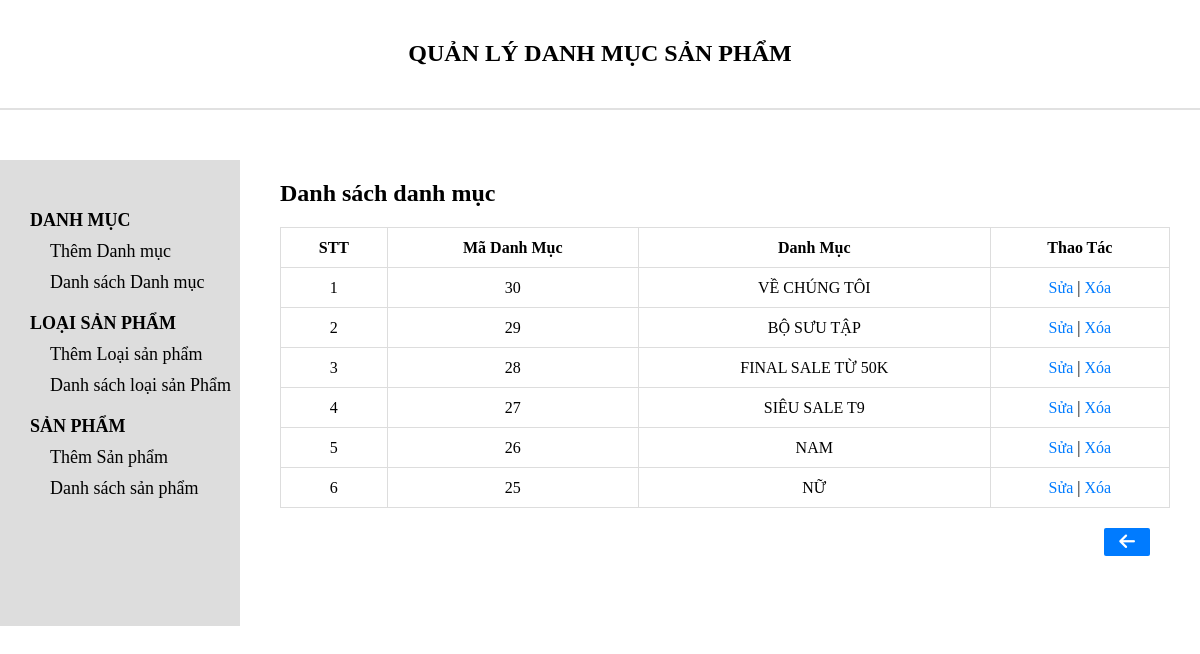
Screenshot of /admin/categorylist.php (signed in) with the database file from the repository.
### tables this page shows
CREATE TABLE `tbl_category` (
  `category_id` int(11) NOT NULL,
  `category_name` varchar(255) NOT NULL
);

### admin/database.php (called while the page is built, shortened)
<?php
class Database{
    public $host = DB_HOST;
    public $user = DB_USER;
    public $pass = DB_PASS;
    public $dbname = DB_NAME;
    public $link;
private function connectDB(){
    $this->link = new mysqli($this->host, $this->user, $this->pass, $this->dbname);
}
public function select($query) {
    $result = $this->link->query($query);
    if ($result->num_rows > 0) {
        return $result;
    } else {
        return false;
    }
}
}
?>

### admin/class/category_class.php (called while the page is built, shortened)
<?php
include_once "database.php";
?>
<?php
    class category {
        private $db;
        public function __construct() {
            $this->db = new Database();
        }
        public function show_category(){
            $query = "SELECT * FROM tbl_category ORDER BY category_id DESC";
            $result = $this->db->select($query);
            return $result;
        }
    }
?>

### admin/categorylist.php (the view, shortened to what this page needs)
<?php
    include "header.php";
    include "slider.php";
    include "class/category_class.php";
?>
<?php
    $category = new category;
    $show_category = $category ->show_category();
?>
<div class="admin-content-right">
    <div class="admin-content-right-category_list">
        <h1>Danh sách danh mục</h1>
        <table>
            <tr>
                <th>STT</th>
                <th>Mã Danh Mục</th>
                <th>Danh Mục</th>
                <th>Thao Tác</th>
            </tr>
            <?php
                if($show_category) {$i=0;
                    while( $result = $show_category->fetch_assoc()){$i++;
                ?>
            <tr>
                <td><?php echo $i ?></td>
                <td><?php echo $result['category_id'] ?></td>
                <td><?php echo $result['category_name'] ?></td>
                <td>
                    <a href="categoryedit.php?category_id=<?php echo $result['category_id'] ?>">Sửa</a> |
                    <a href="categorydelete.php?category_id=<?php echo $result['category_id'] ?>"
                        onclick="return confirm('Bạn có chắc chắn muốn xóa danh mục này không?');">
                        Xóa
                    </a>
                </td>
            </tr>
            <?php
                    }
                }
                ?>
        </table>
        <a href="index.php"
                style="margin: 20px;
                background-color: #007BFF;
                display: inline-block;
                padding: 4px 15px;
                border-radius: 2px;
                float:right;
                color:white;
            ">
            <i class="fa-solid fa-arrow-left" style="color: white; font-size:18px;"></i>
        </a>
    </div>
</div>
</section>
</body>
</html>

### admin/style.css (style rules this page uses)
* { margin: 0; padding: 0; outline: none; box-sizing: border-box; color: black; }
a { text-decoration: none; }
.admin-content-right { width: 80%; padding: 20px 30px 50px 40px; }
.admin-content-right-category_list table { width: 100%; text-align: center; margin-top: 20px; padding: 5px 0; border-collapse: collapse; }
.admin-content-right-category_list table tr { height: 40px; }
.admin-content-right-category_list table th, .admin-content-right-category_list table td, .admin-content-right-product_list table th, .admin-content-right-product_list table td { text-align: center; padding: 10px; word-wrap: break-word; white-space: nowrap; }
.admin-content-right-category_list table th,td, .admin-content-right-product_list table th,td { border: 1px solid #ddd; }
.admin-content-right-brand_list a, .admin-content-right-category_list a, .admin-content-right-product_list a { text-decoration: none; color: #007BFF; }

### rows the page displays
tbl_category: category_id "30", category_name "VỀ CHÚNG TÔI"
tbl_category: category_id "29", category_name "BỘ SƯU TẬP"
tbl_category: category_id "28", category_name "FINAL SALE TỪ 50K"
tbl_category: category_id "27", category_name "SIÊU SALE T9"
tbl_category: category_id "26", category_name "NAM"
tbl_category: category_id "25", category_name "NỮ"
